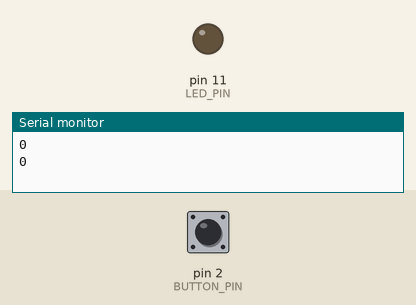
Simulated run of this sketch. Board: Arduino Uno, built with avr-gcc and run on an emulated ATmega328P. Shown: output pins drawn as LEDs (lit = HIGH), the last lines printed to the serial monitor. Inputs (shaded band) come from the test bench; at power-on: pin 2 (BUTTON_PIN) LOW.

Above: at 1.9 s.
2.0 s: pin 2 (BUTTON_PIN) pulled HIGH for 0.65 s
At 2.8 s:
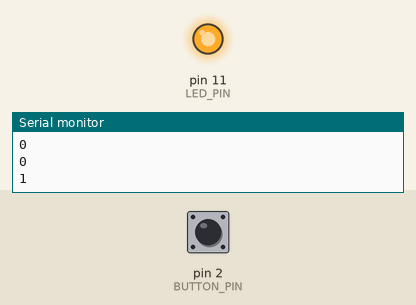
4.8 s: pin 2 (BUTTON_PIN) pulled HIGH for 1 s
At 7.4 s:
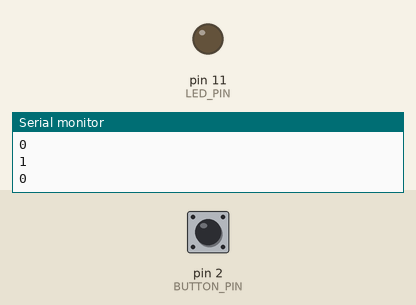
8.1 s: pin 2 (BUTTON_PIN) pulled HIGH for 3.2 s
At 9.1 s:
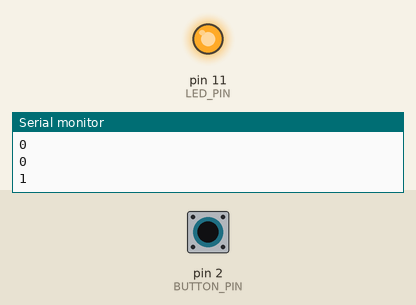
Timing chart, 0 to 13.6 s (numbered marks = the images above; inputs shaded):
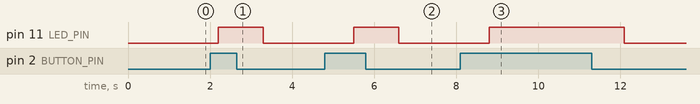

Measured:
- after the input at 2.0 s, pin 11 (LED_PIN): LOW → HIGH after 0.20 s, → LOW 1.1 s later
- after the input at 4.8 s, pin 11 (LED_PIN): LOW → HIGH after 0.70 s, → LOW 1.1 s later
- after the input at 8.1 s, pin 11 (LED_PIN): LOW → HIGH after 0.70 s, → LOW 3.3 s later

The sketch:

button.ino
```cpp
#define BUTTON_PIN 2
#define LED_PIN 11

void setup() {
  // put your setup code here, to run once:
  Serial.begin(9600);
  pinMode(BUTTON_PIN, INPUT);
}

void loop() {
  // put your main code here, to run repeatedly:

  Serial.println(digitalRead(BUTTON_PIN));

  if(digitalRead(BUTTON_PIN) == 1) {
    analogWrite(LED_PIN, 255);
    delay(1000);
  }
  else {
    analogWrite(LED_PIN, 0);
    delay(1000);
  }

  delay(100);


}
```
